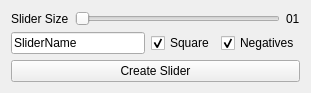
      <widget class="QWidget" name="layoutWidget">
       <property name="geometry">
        <rect>
         <x>9</x>
         <y>77</y>
         <width>311</width>
         <height>93</height>
        </rect>
       </property>
       <layout class="QVBoxLayout" name="verticalLayout_12">
        <item>
         <layout class="QHBoxLayout" name="horizontalLayout_8">
          <item>
           <widget class="QLabel" name="label_16">
            <property name="text">
             <string>Slider Size</string>
            </property>
           </widget>
          </item>
          <item>
           <widget class="QSlider" name="SliderSize">
            <property name="enabled">
             <bool>true</bool>
            </property>
            <property name="minimum">
             <number>1</number>
            </property>
            <property name="maximum">
             <number>10</number>
            </property>
            <property name="orientation">
             <enum>Qt::Horizontal</enum>
            </property>
           </widget>
          </item>
          <item>
           <widget class="QLabel" name="label_15">
            <property name="maximumSize">
             <size>
              <width>100</width>
              <height>50</height>
             </size>
            </property>
            <property name="text">
             <string>01</string>
            </property>
           </widget>
          </item>
         </layout>
        </item>
        <item>
         <layout class="QHBoxLayout" name="horizontalLayout_10">
          <item>
           <widget class="QLineEdit" name="SliderName">
            <property name="enabled">
             <bool>true</bool>
            </property>
            <property name="text">
             <string>SliderName</string>
            </property>
           </widget>
          </item>
          <item>
           <widget class="QCheckBox" name="SquareSliderCheckBox">
            <property name="enabled">
             <bool>true</bool>
            </property>
            <property name="text">
             <string>Square</string>
            </property>
            <property name="checkable">
             <bool>true</bool>
            </property>
            <property name="checked">
             <bool>true</bool>
            </property>
           </widget>
          </item>
          <item>
           <widget class="QCheckBox" name="NeagtiveSliderCheckBox">
            <property name="enabled">
             <bool>true</bool>
            </property>
            <property name="text">
             <string>Negatives</string>
            </property>
            <property name="checked">
             <bool>true</bool>
            </property>
           </widget>
          </item>
         </layout>
        </item>
        <item>
         <widget class="QPushButton" name="CreateSliderBtn">
          <property name="enabled">
           <bool>true</bool>
          </property>
          <property name="text">
           <string>Create Slider</string>
          </property>
          <property name="icon">
           <iconset resource="Resources/iconResources.qrc">
            <normaloff>:/icon/Slider.png</normaloff>:/icon/Slider.png</iconset>
          </property>
          <property name="iconSize">
           <size>
            <width>25</width>
            <height>25</height>
           </size>
          </property>
         </widget>
        </item>
       </layout>
      </widget>
